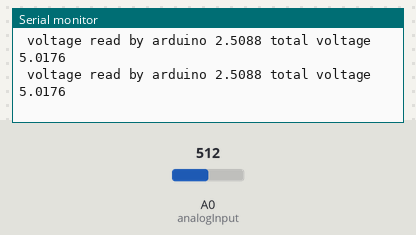
Bench run of a sketch on a simulated Arduino Uno, built with avr-gcc and run on an emulated ATmega328P. On the bench: the last lines printed to the serial monitor. The inputs (shaded band) are chosen by the test bench; at power-on: A0 (analogInput) = 512.

Above: at 1.2 s.
1.3 s: A0 (analogInput) set to 1014
At 1.41 s:
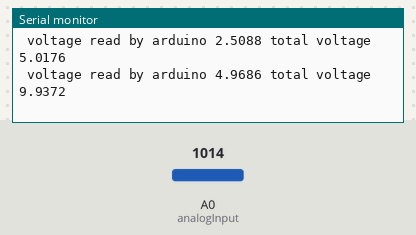
4.3 s: A0 (analogInput) set to 1021
At 4.33 s:
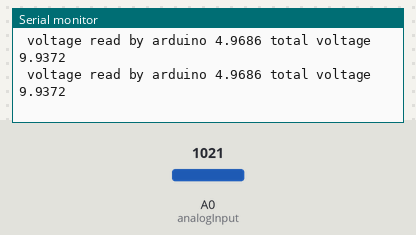
Timing chart, 0 to 7.3 s (numbered marks = the images above; inputs shaded):
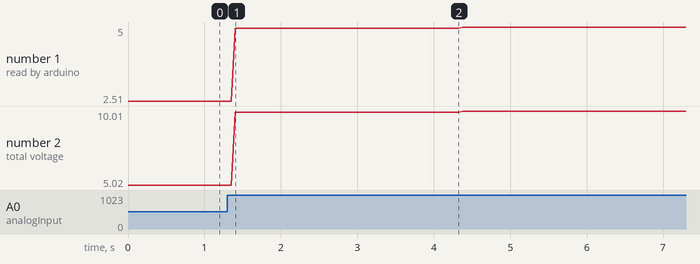

The sketch:

voltage_divider.ino
```cpp
// Calculates total voltage using a voltage divider
// This is a work-around to register higher than 5 v.

int analogInput = 0;

// vmin is the voltage per step for our arduino
float vMin = .0049;

// variable for our raw adc value
// and then the voltage we will convert it into
int ADCValue = 0;
float voltage = 0.0;
float totalVoltage = 0.0;

// define our resistences
float R1 = 220;
float R2 = 220;

void setup() {
  // put your setup code here, to run once:

  // begin our serial connection with bandwidth of 9600
  Serial.begin(9600);

}

void loop() {
  // put your main code here, to run repeatedly:

  // set our value by reading our analog input
  ADCValue = analogRead(analogInput);

  // print adc value
  //Serial.print(" A2D ");
  //Serial.print(ADCValue);

  // calculate voltage
  totalVoltage = ADCValue * vMin * (R1+R2)/R1;
  voltage = ADCValue * vMin;

  //Serial.print(" voltage: ");
  Serial.print(" voltage read by arduino ");
  Serial.print(voltage,4); // second arg is for sig figs
  Serial.print(" total voltage ");
  Serial.println(totalVoltage,4); // second arg is for sig figs
}
```

Measured:
- after the input at 1.3 s, the serial monitor: prints a new line after 0.10 s (image 1)
- plotted number 1: 2.51 → 4.97 after the input at 1.3 s, 4.97 → 5 after the input at 4.3 s
- plotted number 2: 5.02 → 9.94 after the input at 1.3 s, 9.94 → 10.01 after the input at 4.3 s
